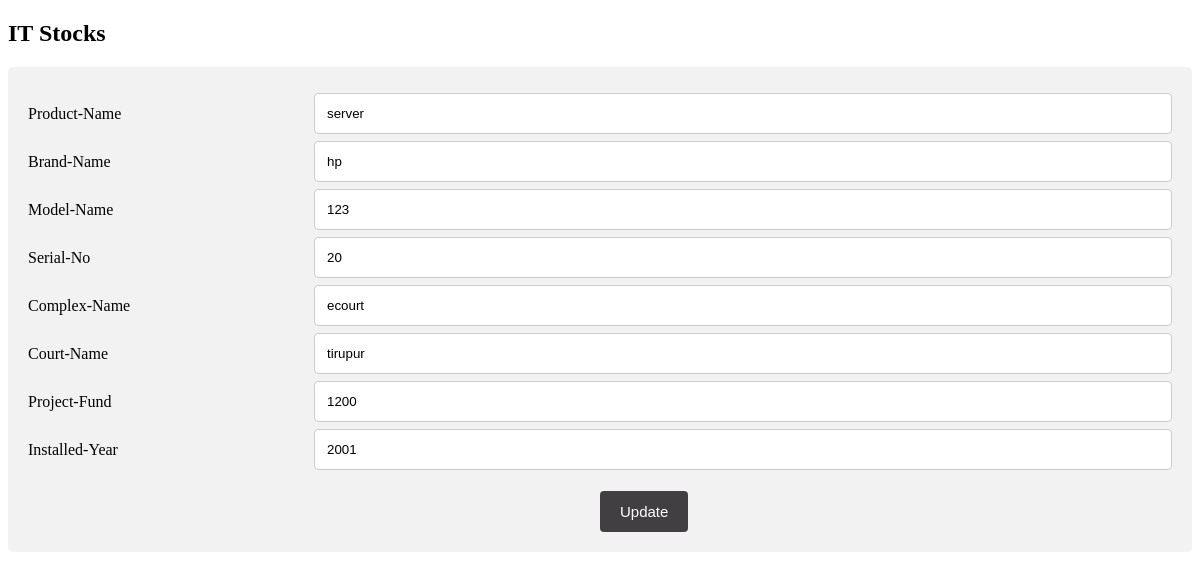
/it_stocks_update.php?IT_Stocks_id=5009, run on the app's committed database.
### tables this page shows
CREATE TABLE `itstocks` (
  `IT_Stocks_id` int(255) NOT NULL,
  `Product_Name` varchar(255) NOT NULL,
  `Brand_Name` varchar(255) NOT NULL,
  `Model_Name` varchar(255) NOT NULL,
  `Serial_No` varchar(255) NOT NULL,
  `Complex_Name` varchar(255) NOT NULL,
  `Court_Name` varchar(255) NOT NULL,
  `Project_Fund` varchar(255) NOT NULL,
  `Installed_Year` varchar(255) NOT NULL,
  `DateOfPurchase` date NOT NULL,
  `expiry` date NOT NULL
);

### it_stocks_update.php (the view, shortened to what this page needs)
<?php
require_once "db.php";
$result = mysqli_query($conn,"SELECT * FROM itstocks WHERE IT_Stocks_id='" . $_GET['IT_Stocks_id'] . "'");
$row= mysqli_fetch_array($result);
?>
<!DOCTYPE html>
<html>
<head>
</head>
<body>
<h2>IT Stocks</h2>
<div class="container">
  <form action="<?php echo htmlspecialchars($_SERVER["PHP_SELF"]); ?>" method="post">
    <div class="row">
      <div class="col-25">
        <label for="Product-Name">Product-Name</label>
      </div>
      <div class="col-75">
        <input type="text" id="Product-Name" name="Product-Name" pattern="[a-zA-Z]+" oninvalid="alert('Enter a valid Product-Name ');" value="<?php echo $row['Product_Name'];?>" required >
      </div>
    </div>
    <div class="row">
      <div class="col-25">
        <label for="Brand-Name">Brand-Name</label>
      </div>
      <div class="col-75">
        <input type="text" id="Brand-Name" name="Brand-Name" pattern="[a-zA-Z]+" oninvalid="alert('Enter a valid Brand-Name name');" value="<?php echo $row['Brand_Name'];?>" required>
      </div>
    </div>
    <div class="row">
      <div class="col-25">
        <label for="Model-Name">Model-Name</label>
      </div>
      <div class="col-75">
        <input type="text" id="Model-Name" name="Model-Name" pattern="[ 0-9 ]*" oninvalid="alert('Enter a valid Model-Name name');" value="<?php echo $row['Model_Name'];?>" required>
      </div>
    </div>
    <div class="row">
      <div class="col-25">
        <label for="Serial-No">Serial-No</label>
      </div>
      <div class="col-75">
        <input type="text" id="Serial-No" name="Serial-No" pattern="[ a-zA-Z0-9 ]*" oninvalid="alert('Enter a valid Serial-No ');" value="<?php echo $row['Serial_No'];?>" required>
      </div>
    </div>
    <div class="row">
      <div class="col-25">
        <label for="Complex-Name">Complex-Name</label>
      </div>
      <div class="col-75">
        <input type="text" id="Complex-Name" name="Complex-Name" pattern="[a-z A-Z [-]a-zA-Z]+" oninvalid="alert('Enter a valid Complex-Name ');" value="<?php echo $row['Complex_Name'];?>" required>
      </div>
    </div>
    <div class="row">
      <div class="col-25">
        <label for="Court-Name">Court-Name</label>
      </div>
      <div class="col-75">
        <input type="text" id="Court-Name" name="Court-Name" pattern="[a-z A-Z]+" oninvalid="alert('Enter a valid Court-Name');" value="<?php echo $row['Court_Name'];?>" required>
      </div>
    </div>
    <div class="row">
      <div class="col-25">
        <label for="Project-Fund">Project-Fund</label>
      </div>
      <div class="col-75">
        <input type="text" id="Project-Fund" name="Project-Fund" pattern="[a-zA-Z[-]a-zA-Z[-]a-zA-Z]+" oninvalid="alert('Enter a valid Project-Fund');" value="<?php echo $row['Project_Fund'];?>" required>
      </div>
    </div>
    <div class="row">
      <div class="col-25">
        <label for="Installed-Year">Installed-Year</label>
      </div>
      <div class="col-75">
        <input type="text" id="Installed-Year" name="Installed-Year" pattern="[ 0-9 ]*" oninvalid="alert('Enter a valid Installed-Year');" value="<?php echo $row['Installed_Year'];?>" required>
      </div>
    </div>
    <div class="row">
      <div class="space">
      <input type="submit" value="Update" name="submit">
      </div>
    </div>
  </form>
</div>
</body>
</html>

### it_stocks_update.php (style rules this page uses)
* { box-sizing: border-box; }
input[type=text], select, textarea { width: 100%; padding: 12px; border: 1px solid #ccc; border-radius: 4px; resize: vertical; }
label { padding: 12px 12px 12px 0; display: inline-block; }
input[type=submit] { background-color: #413F42; color: white; padding: 12px 20px; border: none; border-radius: 4px; cursor: pointer; position:relative; left:50%; font-size:15px; }
.space { padding:20px 0px 0px 0px; }
.container { border-radius: 5px; background-color: #f2f2f2; padding: 20px; }
.col-25 { float: left; width: 25%; margin-top: 6px; }
.col-75 { float: left; width: 75%; margin-top: 6px; }
.row:after { content: ""; display: table; clear: both; }

### data on the page
itstocks: Product-Name "server", Brand-Name "hp", Model-Name "123", Serial-No "20", Complex-Name "ecourt", Court-Name "tirupur", Project-Fund "1200", Installed-Year "2001"
